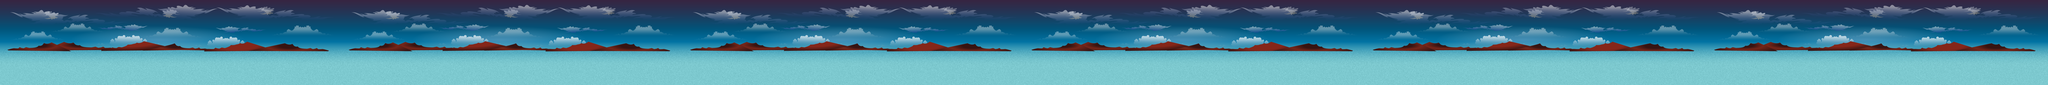

This is a level from a 2D game, rendered from its Tiled map with the project's own tilesets. A one-line summary and the map file follow, with tile-layer data summarised:
An orthogonal 24x1 tile map with 512x512 px tiles, 1 tile layer (Tile Layer 1).

<map version="1.0" orientation="orthogonal" width="24" height="1" tilewidth="512" tileheight="512">
 <tileset firstgid="1" name="world3-sky" tilewidth="512" tileheight="512">
  <image source="world3-sky.png" width="1024" height="1024" />
 </tileset>
 <layer name="Tile Layer 1" width="24" height="1">
  <data>[24 cells, 24 non-empty, 4 distinct tile ids]</data>
 </layer>
</map>
